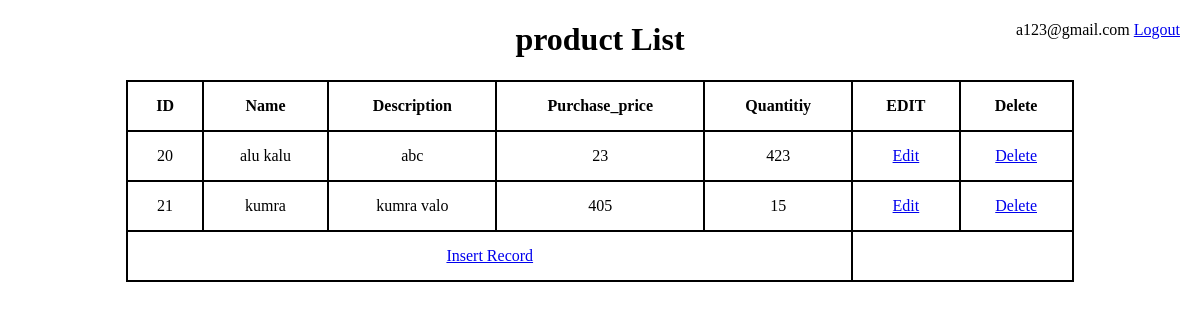
The page /index.php (signed in) on the database as committed earlier.
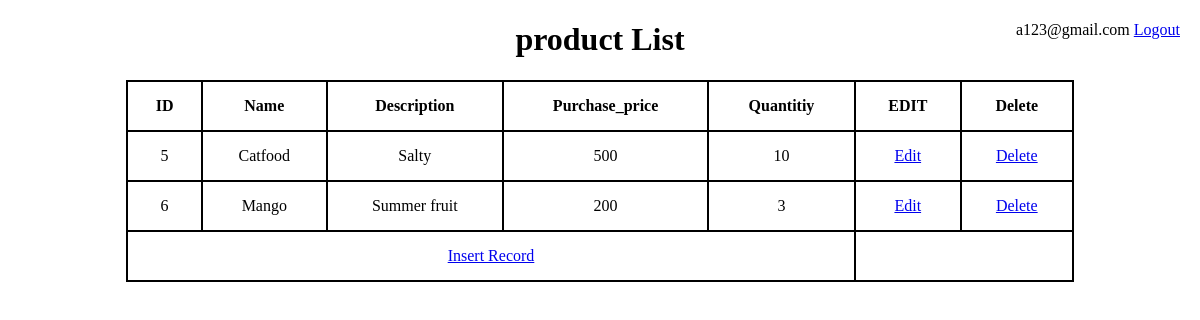
The same page on the database as committed later.
### tables this page shows
CREATE TABLE `product` (
  `ID` int(11) NOT NULL,
  `Name` varchar(200) NOT NULL,
  `Description` varchar(50) NOT NULL,
  `Purchase_price` int(10) NOT NULL,
  `Quantity` int(10) NOT NULL
);

### index.php (the view, shortened to what this page needs)
<?php
	include "dbconnect.php";
	$s="SELECT * FROM product";
	$result=$conn->query($s);
	$email = $_SESSION["email"];
?>
<!DOCTYPE html>
<html lang="en">
<head>
</head>
<body>
<div ID="logout" >
	<?php echo "$email"  ?>	<a href="logout.php" >
		Logout  </a>
</div>
		<center>
			<h1> product List</h1>
			<table>
				<tr>
					<th>ID</th>
					<th>Name</th>
					<th>Description</th>
					<th>Purchase_price</th>
					<th>Quantitiy</th>
					<th>EDIT</th>
					<th>Delete</th>
				</tr>
				<?php
				while($r = $result->fetch_assoc())
				{
					$IDd=$r['ID'];
					$nam=$r['Name'];
					$Description=$r['Description'];
					$Purchase_price=$r['Purchase_price'];
					$Quantity=$r['Quantity'];
					echo "<tr>";
						echo "<td>". $IDd . "</td>";
						echo "<td>". $nam . "</td>";
						echo "<td>". $Description . "</td>";
						echo "<td>". $Purchase_price . "</td>";
						echo "<td>". $Quantity . "</td>";
						echo "<td> <a href='editForm.php?edit_ID=$IDd'>Edit</a></td>";
						echo "<td> <a href='delete.php?del_ID=$IDd'>Delete</a></td>";
					echo "</tr>";
				}
				?>
				<tr>
					<td colspan="5"><a href="insertForm.php">Insert Record</a></td>
				</tr>
			</table>
		</center>
</body>
</html>

Rows that differ between the two databases and show on the page:
removed product: ID "20", Name "alu kalu", Description "abc", Purchase_price "23", Quantity "423"
removed product: ID "21", Name "kumra", Description "kumra valo", Purchase_price "405", Quantity "15"
added product: ID "5", Name "Catfood", Description "Salty", Purchase_price "500", Quantity "10"
added product: ID "6", Name "Mango", Description "Summer fruit", Purchase_price "200", Quantity "3"
